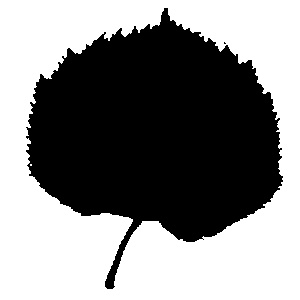
#> input picture UnProcessed/processedImage_300.jpg, 300 x 300 px
$ python Freemans_v2.py
#> lines starting #> are read from the running program, lines starting #| are printed output that depends on the picture; after the words box and inside, x2 and y2 are one past the last pixel; in counts of white or black regions, pixels touching at a corner belong together
import cv2
import numpy as np


def is_valid_pixel(image, x, y):
    rows, cols = image.shape[:2]
    return 0 <= x < cols and 0 <= y < rows and image[y, x] == 1  # Assuming white pixel for contour

def find_first_black_pixel(image):
    rows, cols = image.shape
    for y in range(rows):
        for x in range(cols):
            if image[y, x] == 1:
                return (x, y)
    return None  # Return None if no black pixel with value 1 is found

def freeman_chain_code(image, start_pixel):
    chain_code = []
    directions = [(1, 0), (1, -1), (0, -1), (-1, -1), (-1, 0), (-1, 1), (0, 1), (1, 1)]
    current_pixel = start_pixel
    pos = 0  # Start checking from direction 0 (east)

    while True:
        found = False
        for i in range(8):
            direction_calculation = (pos + i + 6) % 8
            dx, dy = directions[direction_calculation]
            next_x, next_y = current_pixel[0] + dx, current_pixel[1] + dy
            if is_valid_pixel(image, next_x, next_y):
                chain_code.append(direction_calculation)
                current_pixel = (next_x, next_y)
                next_pixel_calculation = (pos + i + 6) % 8
                pos = (pos + i + 6) % 8  # Move to direction opposite to the current direction
                found = True
                break

        if not found:
            break
        if current_pixel == start_pixel and len(chain_code) > 1:
            break

    return [start_pixel, chain_code]


# Load the binary image
image = cv2.imread('../UnProcessed/processedImage_300.jpg')
#> image is the input picture: shape (300, 300, 3); min 0, max 255, mean 135.1

# Ensure the image is binary
if image.shape[2] == 3:  # If it has 3 channels
    gray_image = cv2.cvtColor(image, cv2.COLOR_BGR2GRAY)
    _, binary_image = cv2.threshold(gray_image, 127, 255, cv2.THRESH_BINARY)
#> binary_image: shape (300, 300); 53% white; 2 black regions (1 under 20 px), largest, box (x1, y1, x2, y2) and area: (26, 8, 283, 289) 42311
else:
    _, binary_image = cv2.threshold(image, 127, 255, cv2.THRESH_BINARY)

# Invert the binary image
binary_image = cv2.bitwise_not(binary_image)
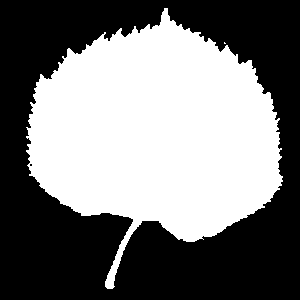
#> binary_image: shape (300, 300); 47% white; 2 white regions (1 under 20 px), largest, box (x1, y1, x2, y2) and area: (26, 8, 283, 289) 42311

# Convert the binary image to 1 and 0
binary_image = (binary_image > 127).astype(np.uint8)

# Find the start pixel
start_pixel = find_first_black_pixel(binary_image)
#> start_pixel = (164, 8)
print("First black pixel:", start_pixel)
#| First black pixel: (164, 8)

# Compute the Freeman chain code
if start_pixel:
    chain_code_result = freeman_chain_code(binary_image, start_pixel)
#> after the loop in freeman_chain_code, `while True:`: chain_code = 1068 values, max 7 at index 168, min 0 at index 340, mean 3.35; pos = 4
#> chain_code_result = 2 items
    print("Freeman Chain Code:", chain_code_result)
#> (printed output is left out)
else:
    print("No starting pixel found.")
